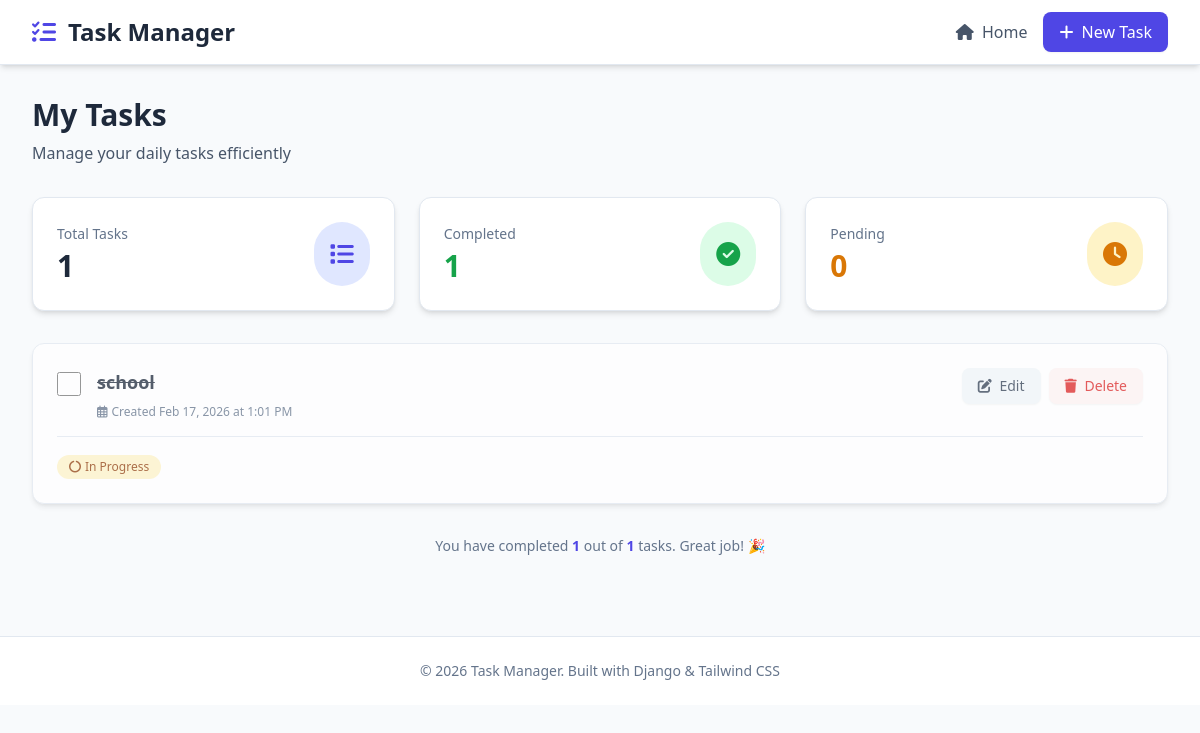
The app's page / (signed in), older data.
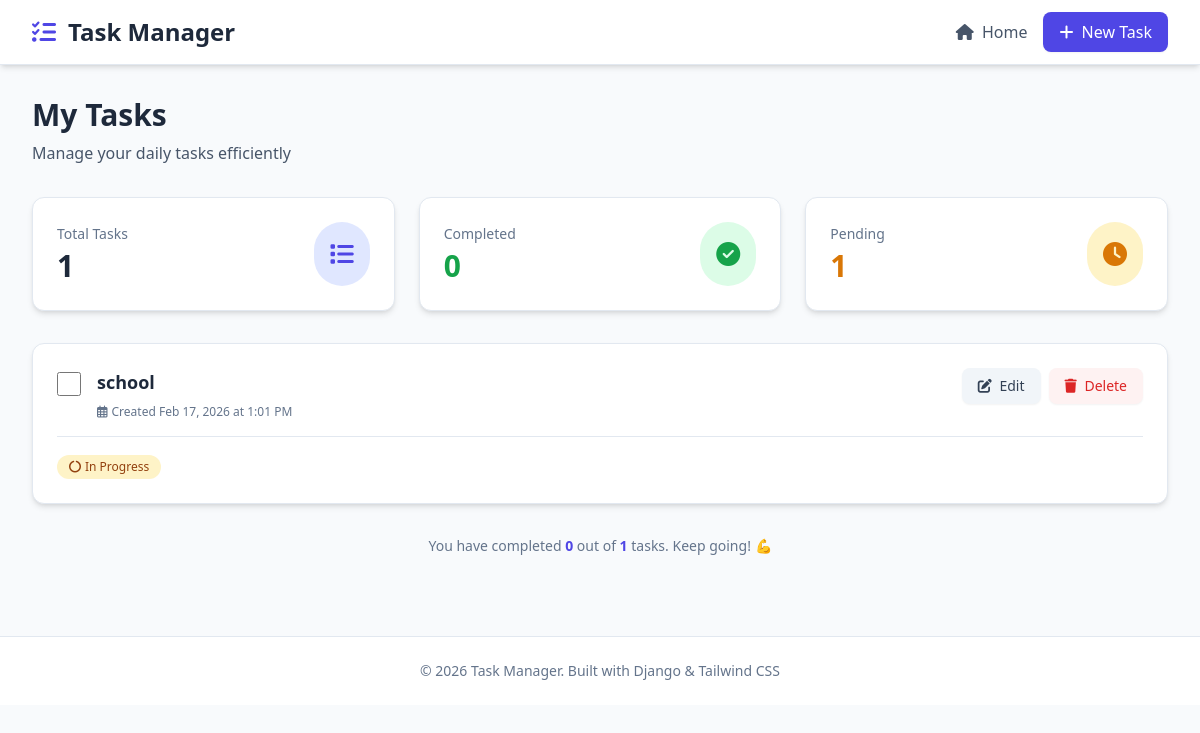
The same page, newer data.
### tasks/models.py (models this page shows, shortened)
class Task(models.Model):
    user = models.ForeignKey(
        User,
        on_delete=models.CASCADE,  # اگه کاربر حذف شد، تسک‌هاش هم حذف بشن
        related_name='tasks',      # دسترسی آسان: user.tasks.all()
        help_text="The user who owns this task"
    )
    title = models.CharField(
        max_length=200,
        help_text="Enter the task title (max 200 characters)"
    )
    description = models.TextField(
        blank=True,
        null=True,
        help_text="Optional detailed description of the task"
    )
    completed = models.BooleanField(
        default=False,
        help_text="Mark as True when task is completed"
    )
    created_at = models.DateTimeField(
        auto_now_add=True,
        help_text="Timestamp when task was created"
    )
    updated_at = models.DateTimeField(
        auto_now=True,
        help_text="Timestamp when task was last updated"
    )
    class Meta:
        ordering = ['-created_at']  # Most recent tasks first
        verbose_name = 'Task'
        verbose_name_plural = 'Tasks'
        indexes = [
            models.Index(fields=['user', 'completed']),
            models.Index(fields=['-created_at']),
        ]

### tasks/views.py (the view)
# urls.py: path('', TaskListView.as_view(), name='task-list'),
class TaskListView(LoginRequiredMixin, ListView):
    model = Task
    template_name = 'tasks/task_list.html'
    context_object_name = 'tasks'  # Changed to match template
    def get_queryset(self):
        return Task.objects.filter(user=self.request.user)
    def get_context_data(self, **kwargs):
        context = super().get_context_data(**kwargs)
        user_tasks = self.get_queryset()
        context['total_tasks'] = user_tasks.count()
        context['completed_tasks'] = user_tasks.filter(completed=True).count()  # Changed to completed
        context['pending_tasks'] = user_tasks.filter(completed=False).count()   # Changed to completed
        if context['total_tasks'] > 0:
            context['completion_percentage'] = (
                context['completed_tasks'] / context['total_tasks']
            ) * 100
        else:
            context['completion_percentage'] = 0
        return context

### tasks/templates/tasks/task_list.html (shortened to what this page needs)
{% extends 'base.html' %}
{% block content %}
<div class="mb-8 animate-fade-in">
    <h2 class="text-3xl font-bold text-slate-800 mb-2">My Tasks</h2>
    <p class="text-slate-600">Manage your daily tasks efficiently</p>
</div>
<div class="grid grid-cols-1 md:grid-cols-3 gap-6 mb-8 animate-fade-in">
    <div class="bg-white rounded-xl shadow-md p-6 border border-slate-200 hover:shadow-lg transition duration-200">
        <div class="flex items-center justify-between">
            <div>
                <p class="text-slate-500 text-sm font-medium mb-1">Total Tasks</p>
                <p class="text-3xl font-bold text-slate-800">{{ total_tasks }}</p>
            </div>
            <div class="bg-indigo-100 rounded-full p-4">
                <i class="fas fa-list text-indigo-600 text-2xl"></i>
            </div>
        </div>
    </div>
    <div class="bg-white rounded-xl shadow-md p-6 border border-slate-200 hover:shadow-lg transition duration-200">
        <div class="flex items-center justify-between">
            <div>
                <p class="text-slate-500 text-sm font-medium mb-1">Completed</p>
                <p class="text-3xl font-bold text-green-600">{{ completed_tasks }}</p>
            </div>
            <div class="bg-green-100 rounded-full p-4">
                <i class="fas fa-check-circle text-green-600 text-2xl"></i>
            </div>
        </div>
    </div>
    <div class="bg-white rounded-xl shadow-md p-6 border border-slate-200 hover:shadow-lg transition duration-200">
        <div class="flex items-center justify-between">
            <div>
                <p class="text-slate-500 text-sm font-medium mb-1">Pending</p>
                <p class="text-3xl font-bold text-amber-600">{{ pending_tasks }}</p>
            </div>
            <div class="bg-amber-100 rounded-full p-4">
                <i class="fas fa-clock text-amber-600 text-2xl"></i>
            </div>
        </div>
    </div>
</div>
{% if tasks %}
<div class="space-y-4 animate-fade-in">
    {% for task in tasks %}
    <div class="task-card bg-white rounded-xl shadow-md hover:shadow-lg border border-slate-200 p-6
                {% if task.completed %}opacity-75 bg-slate-50{% endif %}">
        <div class="flex items-start space-x-4">
            <div class="flex-shrink-0 pt-1">
                <input type="checkbox"
                       class="checkbox-custom w-6 h-6 rounded border-2 border-slate-300 text-indigo-600
                              focus:ring-2 focus:ring-indigo-500 focus:ring-offset-2 cursor-pointer"
                       onchange="toggleTask({{ task.pk }}, this)">
            </div>
            <div class="flex-grow min-w-0">
                <h3 class="task-title text-lg font-semibold text-slate-800 mb-2
                          {% if task.completed %}line-through text-slate-500{% endif %}">
                    {{ task.title }}
                </h3>
                <div class="flex items-center text-xs text-slate-500">
                    <i class="far fa-calendar-alt mr-1"></i>
                    <span>Created {{ task.created_at|date:"M d, Y" }} at {{ task.created_at|time:"g:i A" }}</span>
                </div>
            </div>
            <div class="flex-shrink-0 flex items-center space-x-2">
                <a href="{% url 'task-update' task.pk %}"
                   class="bg-slate-100 hover:bg-indigo-100 text-slate-700 hover:text-indigo-700
                          px-4 py-2 rounded-lg transition duration-200 text-sm font-medium
                          shadow-sm hover:shadow-md">
                    <i class="fas fa-edit mr-1"></i> Edit
                <a href="{% url 'task-delete' task.pk %}"
                    class="bg-red-50 hover:bg-red-100 text-red-600 hover:text-red-700
                           px-4 py-2 rounded-lg transition duration-200 text-sm font-medium
                           shadow-sm hover:shadow-md">
                    <i class="fas fa-trash mr-1"></i> Delete
                </a>
            </div>
        </div>
        <div class="mt-4 pt-4 border-t border-slate-200">
            {% if task.is_completed %}
            <span class="inline-flex items-center px-3 py-1 rounded-full text-xs font-medium
                         bg-green-100 text-green-800">
                <i class="fas fa-check-circle mr-1"></i> Completed
            </span>
            {% else %}
            <span class="inline-flex items-center px-3 py-1 rounded-full text-xs font-medium
                         bg-amber-100 text-amber-800">
                <i class="fas fa-circle-notch mr-1"></i> In Progress
            </span>
            {% endif %}
        </div>
    </div>
    {% endfor %}
</div>
{% endif %}
{% if total_tasks  > 0 %}
<div class="mt-8 text-center animate-fade-in">
    <p class="text-slate-500 text-sm">
        You have completed <span class="font-semibold text-indigo-600">{{ completed_tasks }}</span>
        out of <span class="font-semibold text-indigo-600">{{ total_tasks }}</span> tasks.
        {% if pending_tasks > 0 %}
            Keep going! 💪
        {% else %}
            Great job! 🎉
        {% endif %}
    </p>
</div>
{% endif %}
{% endblock %}

### tasks/templates/base.html (shortened to what this page needs)
<!DOCTYPE html>
<html lang="en">
<head>
    <script src="https://cdn.tailwindcss.com"></script>
    <link rel="stylesheet" href="https://cdnjs.cloudflare.com/ajax/libs/font-awesome/6.4.0/css/all.min.css">
</head>
<body class="bg-slate-50 min-h-screen">
    <nav class="bg-white shadow-md border-b border-slate-200">
        <div class="max-w-7xl mx-auto px-4 sm:px-6 lg:px-8">
            <div class="flex justify-between items-center h-16">
                <div class="flex items-center">
                    <i class="fas fa-tasks text-indigo-600 text-2xl mr-3"></i>
                    <h1 class="text-2xl font-bold text-slate-800">
                        Task Manager
                    </h1>
                </div>
                <div class="flex items-center space-x-4">
                    <a href="{% url 'task-list' %}"
                       class="text-slate-600 hover:text-indigo-600 transition duration-200">
                        <i class="fas fa-home mr-1"></i> Home
                    </a>
                    <a href="{% url 'task-create' %}"
                       class="bg-indigo-600 hover:bg-indigo-700 text-white px-4 py-2 rounded-lg transition duration-200 shadow-sm hover:shadow-md">
                        <i class="fas fa-plus mr-1"></i> New Task
                    </a>
                </div>
            </div>
        </div>
    </nav>
    <main class="max-w-7xl mx-auto px-4 sm:px-6 lg:px-8 py-8">
        {% block content %}
        {% endblock %}
    </main>
    <footer class="bg-white border-t border-slate-200 mt-12">
        <div class="max-w-7xl mx-auto px-4 sm:px-6 lg:px-8 py-6">
            <p class="text-center text-slate-500 text-sm">
                &copy; 2026 Task Manager. Built with Django & Tailwind CSS
            </p>
        </div>
    </footer>
</body>
</html>

### tasks/templates/base.html (style rules this page uses)
.task-card { transition: all 0.3s ease; }
.checkbox-custom { transition: all 0.2s ease; }
.animate-fade-in { animation: fadeIn 0.3s ease-out; }

Row changes from the older to the newer data that the page shows:
changed Task "school": completed True → False (drawn)
Text that changed along with them:
{{ completed_tasks }}: "1" → "0"
{{ pending_tasks }}: "0" → "1"
text no longer shown: "Great job! 🎉"
text now shown: "Keep going! 💪"
